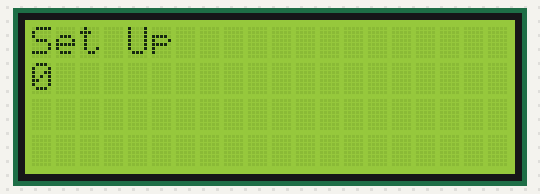
Simulated run of this sketch. Board: Arduino Uno, built with avr-gcc and run on an emulated ATmega328P. Parts: 20×4 character LCD.

Above: at 0.1 s.
At 4.1 s:
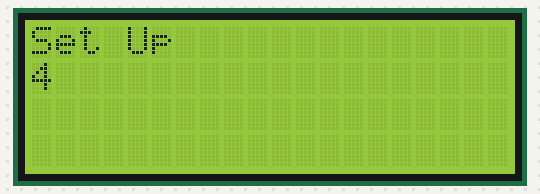
At 11.1 s:
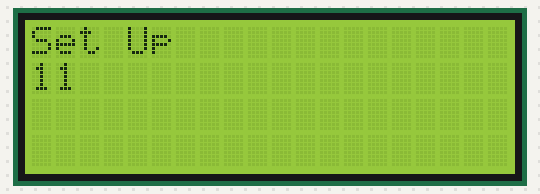
At 19.1 s:
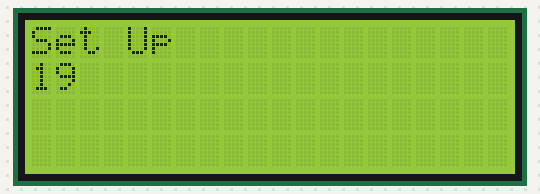
At 27.1 s:
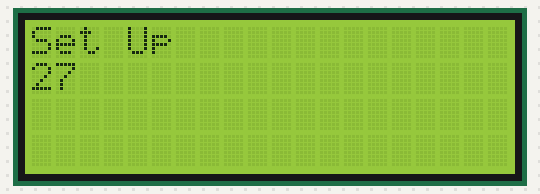
At 38.2 s:
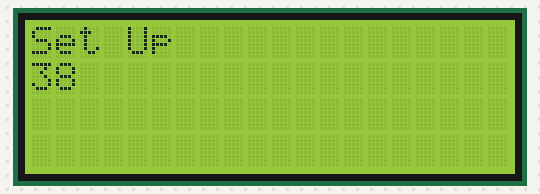

Measured:
- what the display in image 1 shows lasts 1.0 s, from 4.1 s to 5.1 s

The sketch:

LCD-first.ino
```cpp
#include <Servo.h>
#include <LiquidCrystal.h>

LiquidCrystal lcd(12, 11, 5, 4, 3, 2);

void setup() {
  // put your setup code here, to run once:

  lcd.begin(20, 4);

  lcd.print("Set Up");
}

void loop() {
  // put your main code here, to run repeatedly:

  lcd.setCursor(0, 1);

  lcd.print(millis() / 1000);

  delay(500);
}
```
